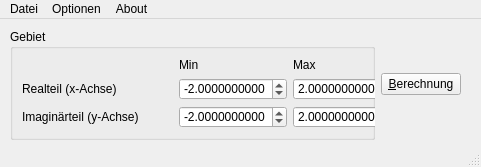
<ui version="4.0" >
 <class>MainWindow</class>
 <widget class="QMainWindow" name="MainWindow" >
  <property name="geometry" >
   <rect>
    <x>0</x>
    <y>0</y>
    <width>481</width>
    <height>167</height>
   </rect>
  </property>
  <property name="windowTitle" >
   <string>MainWindow</string>
  </property>
  <widget class="QWidget" name="centralwidget" >
   <widget class="QWidget" name="layoutWidget" >
    <property name="geometry" >
     <rect>
      <x>10</x>
      <y>10</y>
      <width>451</width>
      <height>111</height>
     </rect>
    </property>
    <layout class="QHBoxLayout" name="horizontalLayout" >
     <item>
      <widget class="QGroupBox" name="groupBox" >
       <property name="enabled" >
        <bool>true</bool>
       </property>
       <property name="title" >
        <string>Gebiet</string>
       </property>
       <layout class="QFormLayout" name="formLayout" >
        <item row="0" column="0" >
         <layout class="QGridLayout" name="gridLayout" >
          <item row="0" column="3" >
           <widget class="QLabel" name="label_3" >
            <property name="text" >
             <string>Min</string>
            </property>
           </widget>
          </item>
          <item row="0" column="4" >
           <widget class="QLabel" name="label_4" >
            <property name="text" >
             <string>Max</string>
            </property>
           </widget>
          </item>
          <item row="1" column="0" >
           <widget class="QLabel" name="label" >
            <property name="text" >
             <string>Realteil (x-Achse)</string>
            </property>
           </widget>
          </item>
          <item row="1" column="1" colspan="2" >
           <spacer name="horizontalSpacer" >
            <property name="orientation" >
             <enum>Qt::Horizontal</enum>
            </property>
            <property name="sizeHint" stdset="0" >
             <size>
              <width>28</width>
              <height>20</height>
             </size>
            </property>
           </spacer>
          </item>
          <item row="1" column="3" >
           <widget class="QDoubleSpinBox" name="realMinSpinBox" >
            <property name="decimals" >
             <number>10</number>
            </property>
            <property name="minimum" >
             <double>-5.000000000000000</double>
            </property>
            <property name="maximum" >
             <double>5.000000000000000</double>
            </property>
            <property name="value" >
             <double>-2.000000000000000</double>
            </property>
           </widget>
          </item>
          <item row="1" column="4" >
           <widget class="QDoubleSpinBox" name="realMaxSpinBox" >
            <property name="decimals" >
             <number>10</number>
            </property>
            <property name="minimum" >
             <double>-5.000000000000000</double>
            </property>
            <property name="maximum" >
             <double>5.000000000000000</double>
            </property>
            <property name="value" >
             <double>2.000000000000000</double>
            </property>
           </widget>
          </item>
          <item row="2" column="0" colspan="2" >
           <widget class="QLabel" name="label_2" >
            <property name="text" >
             <string>Imaginärteil (y-Achse)</string>
            </property>
           </widget>
          </item>
          <item row="2" column="2" >
           <spacer name="horizontalSpacer_2" >
            <property name="orientation" >
             <enum>Qt::Horizontal</enum>
            </property>
            <property name="sizeHint" stdset="0" >
             <size>
              <width>28</width>
              <height>20</height>
             </size>
            </property>
           </spacer>
          </item>
          <item row="2" column="3" >
           <widget class="QDoubleSpinBox" name="imagMinSpinBox" >
            <property name="decimals" >
             <number>10</number>
            </property>
            <property name="minimum" >
             <double>-5.000000000000000</double>
            </property>
            <property name="maximum" >
             <double>5.000000000000000</double>
            </property>
            <property name="value" >
             <double>-2.000000000000000</double>
            </property>
           </widget>
          </item>
          <item row="2" column="4" >
           <widget class="QDoubleSpinBox" name="imagMaxSpinBox" >
            <property name="decimals" >
             <number>10</number>
            </property>
            <property name="minimum" >
             <double>-5.000000000000000</double>
            </property>
            <property name="maximum" >
             <double>5.000000000000000</double>
            </property>
            <property name="value" >
             <double>2.000000000000000</double>
            </property>
           </widget>
          </item>
         </layout>
        </item>
       </layout>
      </widget>
     </item>
     <item>
      <widget class="QPushButton" name="calculateButton" >
       <property name="text" >
        <string>&amp;Berechnung</string>
       </property>
      </widget>
     </item>
    </layout>
   </widget>
  </widget>
  <widget class="QMenuBar" name="menubar" >
   <property name="geometry" >
    <rect>
     <x>0</x>
     <y>0</y>
     <width>481</width>
     <height>21</height>
    </rect>
   </property>
   <widget class="QMenu" name="menuGgg" >
    <property name="title" >
     <string>Datei</string>
    </property>
    <addaction name="action_Load" />
    <addaction name="action_Save" />
    <addaction name="action_Save_as" />
    <addaction name="action_Export" />
    <addaction name="action_Print" />
    <addaction name="separator" />
   </widget>
   <widget class="QMenu" name="menuAbout" >
    <property name="title" >
     <string>About</string>
    </property>
   </widget>
   <widget class="QMenu" name="menuOptionen" >
    <property name="title" >
     <string>Optionen</string>
    </property>
    <addaction name="actionBerechnungsoptionen" />
    <addaction name="action_Grafikoptionen" />
   </widget>
   <addaction name="menuGgg" />
   <addaction name="menuOptionen" />
   <addaction name="menuAbout" />
  </widget>
  <widget class="QStatusBar" name="statusbar" />
  <action name="action_Load" >
   <property name="text" >
    <string>&amp;Load</string>
   </property>
  </action>
  <action name="action_Save" >
   <property name="text" >
    <string>&amp;Save</string>
   </property>
  </action>
  <action name="action_Save_as" >
   <property name="text" >
    <string>&amp;Save as</string>
   </property>
  </action>
  <action name="action_Export" >
   <property name="text" >
    <string>&amp;Export</string>
   </property>
  </action>
  <action name="action_Print" >
   <property name="text" >
    <string>&amp;Print</string>
   </property>
  </action>
  <action name="actionBerechnungsoptionen" >
   <property name="text" >
    <string>&amp;Berechnungsoptionen</string>
   </property>
  </action>
  <action name="action_Grafikoptionen" >
   <property name="text" >
    <string>&amp;Grafikoptionen</string>
   </property>
  </action>
 </widget>
 <resources/>
 <connections/>
</ui>
